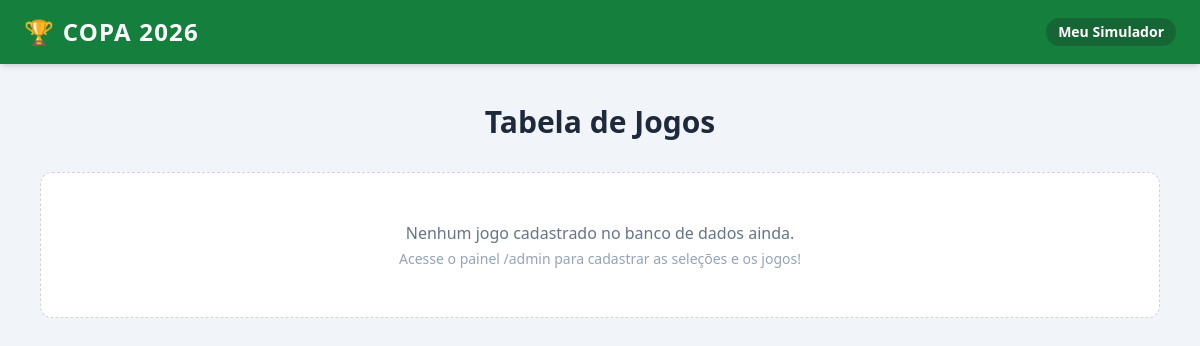
The app's page /, older data.
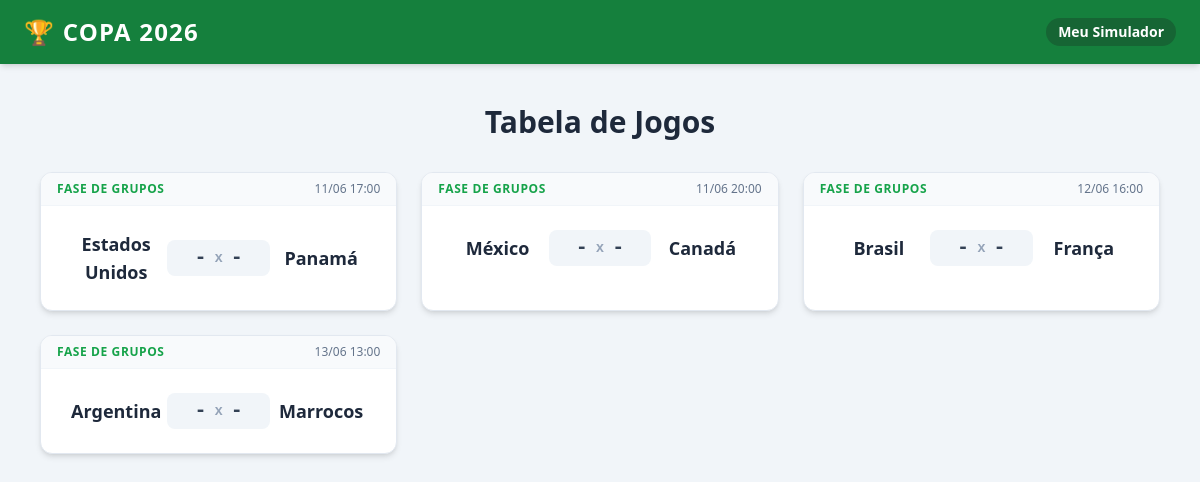
The same page, newer data.
### core/models.py (models this page shows, shortened)
class Jogo(models.Model):
    ETAPAS = [
        ('GRUPO', 'Fase de Grupos'),
        ('R32', 'Dezesseis-avos (32 times)'),
        ('R16', 'Oitavas de Final'),
        ('QF', 'Quartas de Final'),
        ('SF', 'Semifinal'),
        ('TP', 'Disputa de 3º Lugar'),
        ('F', 'Final'),
    ]
    etapa = models.CharField(max_length=5, choices=ETAPAS, default='GRUPO')
    data_hora = models.DateTimeField()
    time_casa = models.ForeignKey(Time, on_delete=models.SET_NULL, null=True, blank=True, related_name='jogos_casa')
    time_fora = models.ForeignKey(Time, on_delete=models.SET_NULL, null=True, blank=True, related_name='jogos_fora')
    gols_casa = models.PositiveIntegerField(null=True, blank=True)
    gols_fora = models.PositiveIntegerField(null=True, blank=True)
    penaltis_casa = models.PositiveIntegerField(null=True, blank=True)
    penaltis_fora = models.PositiveIntegerField(null=True, blank=True)
    encerrado = models.BooleanField(default=False)
    jogo_origem_casa = models.ForeignKey('self', on_delete=models.SET_NULL, null=True, blank=True, related_name='proximo_jogo_casa')
    jogo_origem_fora = models.ForeignKey('self', on_delete=models.SET_NULL, null=True, blank=True, related_name='proximo_jogo_fora')

class Time(models.Model):
    nome = models.CharField(max_length=50, unique=True)
    grupo = models.CharField(max_length=1, help_text="Grupos de A até L")

### core/views.py (the view)
# urls.py: path('', home, name='home'),
def home(request):
    jogos = Jogo.objects.all().order_by('data_hora')
    return render(request, 'core/home.html', {'jogos': jogos})

### core/templates/core/home.html (shortened to what this page needs)
<!DOCTYPE html>
<html lang="pt-br">
<head>
    <script src="https://cdn.tailwindcss.com"></script>
</head>
<body class="bg-slate-100 text-slate-900 font-sans">
    <nav class="bg-green-700 text-white shadow-md p-4 sticky top-0 z-50">
        <div class="max-w-6xl mx-auto flex justify-between items-center">
            <h1 class="text-2xl font-bold tracking-wider">🏆 COPA 2026</h1>
            <span class="text-sm font-semibold bg-green-800 px-3 py-1 rounded-full">Meu Simulador</span>
        </div>
    </nav>
    <main class="max-w-6xl mx-auto p-4 mt-6">
        <h2 class="text-3xl font-extrabold text-center text-slate-800 mb-8">Tabela de Jogos</h2>
        <div class="grid grid-cols-1 md:grid-cols-2 lg:grid-cols-3 gap-6">
            {% for jogo in jogos %}
                <div class="bg-white rounded-xl shadow-md border border-slate-200 overflow-hidden hover:shadow-lg transition-shadow">
                    <div class="bg-slate-50 px-4 py-2 border-b border-slate-100 flex justify-between items-center">
                        <span class="text-xs font-bold uppercase text-green-600 tracking-wider">{{ jogo.get_etapa_display }}</span>
                        <span class="text-xs text-slate-500">{{ jogo.data_hora|date:"d/m H:i" }}</span>
                    </div>
                    <div class="p-6 flex items-center justify-between">
                        <div class="w-1/3 text-center">
                            <p class="font-bold text-slate-800 text-lg">{% if jogo.time_casa %}{{ jogo.time_casa.nome }}{% else %}A definir{% endif %}</p>
                        </div>
                        <div class="w-1/3 flex items-center justify-center gap-2 bg-slate-100 py-1 px-3 rounded-lg font-mono text-xl font-bold text-slate-700">
                            <span>{% if jogo.gols_casa != None %}{{ jogo.gols_casa }}{% else %}-{% endif %}</span>
                            <span class="text-slate-400 text-sm">x</span>
                            <span>{% if jogo.gols_fora != None %}{{ jogo.gols_fora }}{% else %}-{% endif %}</span>
                        </div>
                        <div class="w-1/3 text-center">
                            <p class="font-bold text-slate-800 text-lg">{% if jogo.time_fora %}{{ jogo.time_fora.nome }}{% else %}A definir{% endif %}</p>
                        </div>
                    </div>
                </div>
            {% empty %}
                <div class="col-span-full text-center py-12 bg-white rounded-xl border border-dashed border-slate-300">
                    <p class="text-slate-500 font-medium">Nenhum jogo cadastrado no banco de dados ainda.</p>
                    <p class="text-sm text-slate-400 mt-1">Acesse o painel /admin para cadastrar as seleções e os jogos!</p>
                </div>
            {% endfor %}
        </div>
    </main>
</body>
</html>

Row changes from the older to the newer data that the page shows:
added Jogo: etapa "FASE DE GRUPOS", data_hora "11/06 17:00", time_casa.nome "Estados Unidos", time_fora.nome "Panamá"
added Jogo: etapa "FASE DE GRUPOS", data_hora "11/06 20:00", time_casa.nome "México", time_fora.nome "Canadá"
added Jogo: etapa "FASE DE GRUPOS", data_hora "12/06 16:00", time_casa.nome "Brasil", time_fora.nome "França"
added Jogo: etapa "FASE DE GRUPOS", data_hora "13/06 13:00", time_casa.nome "Argentina", time_fora.nome "Marrocos"
Text that changed along with them:
text no longer shown: "Nenhum jogo cadastrado no banco de dados ainda. Acesse o painel /admin para cadastrar as seleções e os jogos!"
